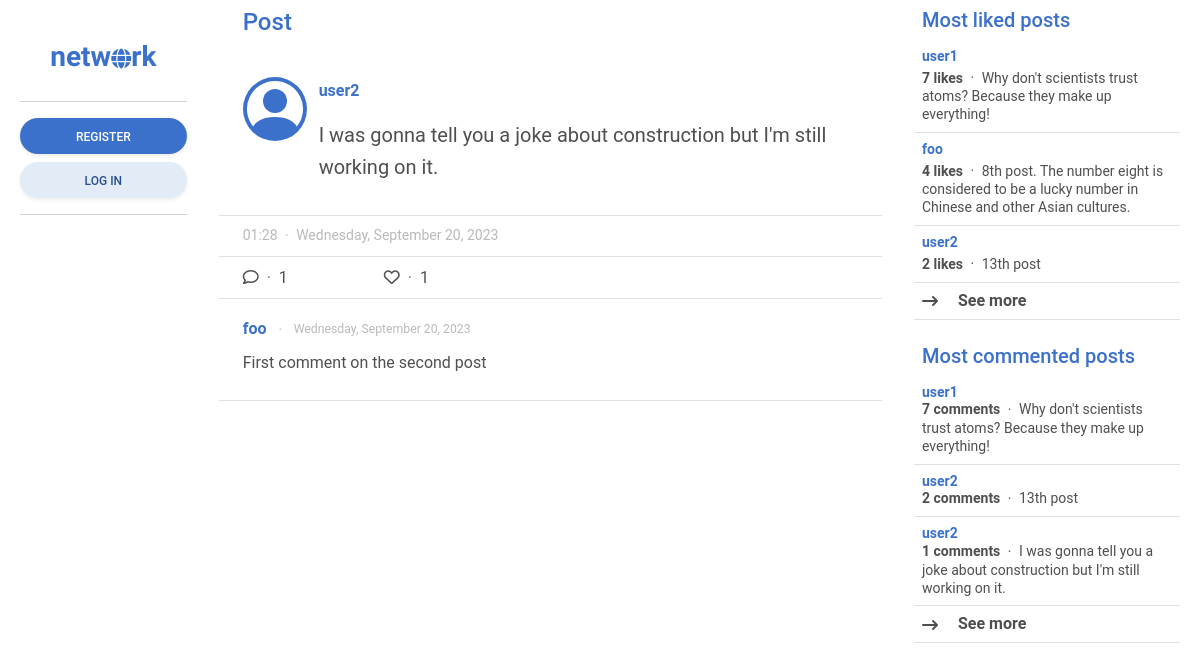
Screenshot of /post/2 with the database file from the repository.
### network/models.py (models this page shows, shortened)
class Post(models.Model):
    content = models.CharField(max_length=255)
    poster = models.ForeignKey(User, on_delete=models.CASCADE, related_name="posts")
    likers = models.ManyToManyField(User, blank=True, related_name="likes")
    date_posted = models.DateTimeField(auto_now_add=True)
    edited = models.BooleanField(default=False)
    def most_liked_posts():
        posts = Post.objects.annotate(likes_count=Count('likers'))
        return posts.order_by('-likes_count')
    def most_commented_posts():
        posts = Post.objects.annotate(comment_count=Count('comments'))
        return posts.order_by('-comment_count')
    class Meta:
        ordering = ["-date_posted"]

class User(AbstractUser):
    pass
    date_joined = models.DateTimeField(auto_now_add=True)
    following = models.ManyToManyField("self", blank=True, related_name="followers", symmetrical=False)
    def most_followed_users():
        users = User.objects.annotate(follower_count=Count('followers'))
        return users.order_by('-follower_count')

class Comment(models.Model):
    main_post = models.ForeignKey(Post, on_delete=models.SET_DEFAULT, default="Post deleted.", related_name="comments")
    comment = models.CharField(max_length=255)
    commenter = models.ForeignKey(User, on_delete=models.CASCADE, related_name="commenter")
    commented = models.DateTimeField(auto_now_add=True)
    class Meta:
        ordering = ["-commented"]

### network/views.py (the view, shortened to what this page needs)
# urls.py: path("post/<int:id>", views.post, name="post"),
def post(request, id):
    most_followed_users = User.most_followed_users()
    most_liked_posts = Post.most_liked_posts()
    most_commented_posts = Post.most_commented_posts()
    post = Post.objects.get(pk=id)
    post_comments = post.comments.all()
    return render(request, "network/post.html", {
        "post": post,
        "post_comments": post_comments,
        "most_followed_users": most_followed_users,
        "most_liked_posts": most_liked_posts,
        "most_commented_posts": most_commented_posts,
    })

### network/templates/network/post.html (shortened to what this page needs)
{% extends "network/layout.html" %}
{% block sidebar_left %}
    {% include "network/sidebar_left.html" %}
{% endblock %}
{% block main %}
    <div class="h4 mb-0 pb-4 pt-2 px-4 text-primary sticky-top transparan">
        Post
    </div>
    <div class="transparan container p-0 border-bottom">
        <div>
            <div class="px-4 pt-3 border-bottom">
                <div class="row">
                    <a href="{% url 'profile' user=post.poster.username %}" class="col-auto">
                    </a>
                    <div class="col p-0">
                        <div class="d-flex justify-content-between align-items-center">
                            <div>
                                <a href="{% url 'profile' user=post.poster.username %}" class="fw-bold text-decoration-none align-middle">
                                    {{ post.poster.username }}
                                </a>
                            </div>
                        </div>
                        <div class="py-3 blockquote">{{ post.content }}</div>
                    </div>
                </div>
            </div>
            <div class="border-bottom py-2 px-4">
                <div class="small text-muted opacity-50">
                    {{ post.date_posted.time|date:"h:i"}}
                    <span class="mx-1 align-middle">&#183;</span>
                    {{post.date_posted.date|date:"l, F j, Y"}}
                </div>
            </div>
            <div class="px-4 py-2 d-flex justify-content-start align-items-center">
                <div class="pe-5" role="button" data-mdb-toggle="modal" data-mdb-target="#comment_modal_{{ post.id }}">
                    <i class="fa-regular fa-comment"></i>
                    <span class="mx-1 text-muted">&#183;</span>
                    {% if post.comments.count %}
                    {{ post.comments.count }}
                    {% else %}
                    0
                    {% endif %}
                </div>
                <div class="px-5">
                    <i {% if user.is_authenticated and user in post.likers.all %} class="fa-solid fa-heart" {% elif
                        user.is_authenticated %} class="fa-regular fa-heart" {% else %} class="fa-regular fa-heart"
                        role="button" data-mdb-toggle="modal" data-mdb-target="#like_post_{{ post.id }}" {% endif %}>
                    </i>
                    <span class="mx-1 text-muted">&#183;</span>
                    <span role="button" data-mdb-toggle="modal" data-mdb-target="#likers_modal_{{ post.id }}">
                        {% if post.likers.count %}
                        {{ post.likers.count }}
                        {% else %}
                        0
                        {% endif %}
                    </span>
                </div>
            </div>
        </div>
    </div>
    <div class="container px-0 pb-4">
        {% include "network/comments.html" with comments=post.comments.all %}
    </div>
{% endblock %}
{% block sidebar_right %}
    {% include "network/sidebar_right.html" %}
{% endblock %}

### network/templates/network/comments.html (shortened to what this page needs)
{% load humanize %}
{% for comment in comments %}
<div class="col px-4 py-3 border-bottom post">
    <div class="d-flex justify-content-between align-items-center">
        <div>
            <a href="{% url 'profile' user=comment.commenter.username %}"
                class="fw-bold text-decoration-none align-middle">
                {{ comment.commenter.username }}
            </a>
            <span class="small text-muted opacity-50 align-middle">
                <span class="mx-2 align-middle">&#183;</span>
                <span class="small align-middle">
                    {{ comment.commented.date|date:"l, F j, Y" }}
                </span>
            </span>
        </div>
    </div>
    <div class="my-2">{{ comment.comment }}</div>
</div>
{% endfor %}

### network/templates/network/sidebar_right.html (shortened to what this page needs)
<div class="mb-4 lh-sm">
    <div class="h5 px-2 text-primary sticky-top transparan">Most liked posts</div>
    <div class="list-group list-group-light list-group-small">
        {% for post in most_liked_posts|slice:":3" %}
        <div class="post p-2 border-bottom small">
            <a href="{% url 'post' id=post.id %}" class="text-body text-decoration-none align-middle">
                <div class="text-primary fw-bold mb-1">{{ post.poster.username }}</div>
                <span class="fw-bold">{{ post.likers.count }} likes</span>
                <span class="mx-1 align-middle">&#183;</span>
                <span>{{post.content}}</span>
            </a>
        </div>
        {% endfor %}
        <div class="fw-bold post p-2 border-bottom" role="button" data-mdb-toggle="modal" data-mdb-target="#most_liked_posts">
            <i class="align-middle me-3 fa-solid fa-arrow-right-long"></i>
            See more
        </div>
    </div>
</div>
<div class="lh-sm">
    <div class="h5 px-2 text-primary">Most commented posts</div>
    <div class="list-group list-group-light list-group-small">
        {% for post in most_commented_posts|slice:":3" %}
        <div class="post p-2 border-bottom small">
            <a href="{% url 'post' id=post.id %}" class="text-body text-decoration-none align-middle">
                <div class="text-primary fw-bold">{{ post.poster.username }}</div>
                <span class="fw-bold">{{ post.comments.count }} comments</span>
                <span class="mx-1 align-middle">&#183;</span>
                {{ post.content }}
            </a>
        </div>
        {% endfor %}
        <div class="fw-bold post p-2 border-bottom" role="button" data-mdb-toggle="modal" data-mdb-target="#most_commented_posts">
            <i class="align-middle me-3 fa-solid fa-arrow-right-long"></i>
            See more
        </div>
    </div>
</div>

### network/static/network/styles.css (style rules this page uses)
.transparan { background: rgba(255, 255, 255, 0.75); backdrop-filter: blur(2px); }

### rows the page displays
Post: poster.username "user2", content "I was gonna tell you a joke about construction but I'm still working on it.", date_posted.time "01:28", date_posted "Wednesday, September 20, 2023", comments.count "1", likers.count "1"
Comment: commenter.username "foo", commented "Wednesday, September 20, 2023", comment "First comment on the second post"
Post: poster.username "user1", likers.count "7", content "Why don't scientists trust atoms? Because they make up everything!", comments.count "7"
Post: poster.username "foo", likers.count "4", content "8th post. The number eight is considered to be a lucky number in Chinese and other Asian cultures."
Post: poster.username "user2", likers.count "2", content "13th post", comments.count "2"
